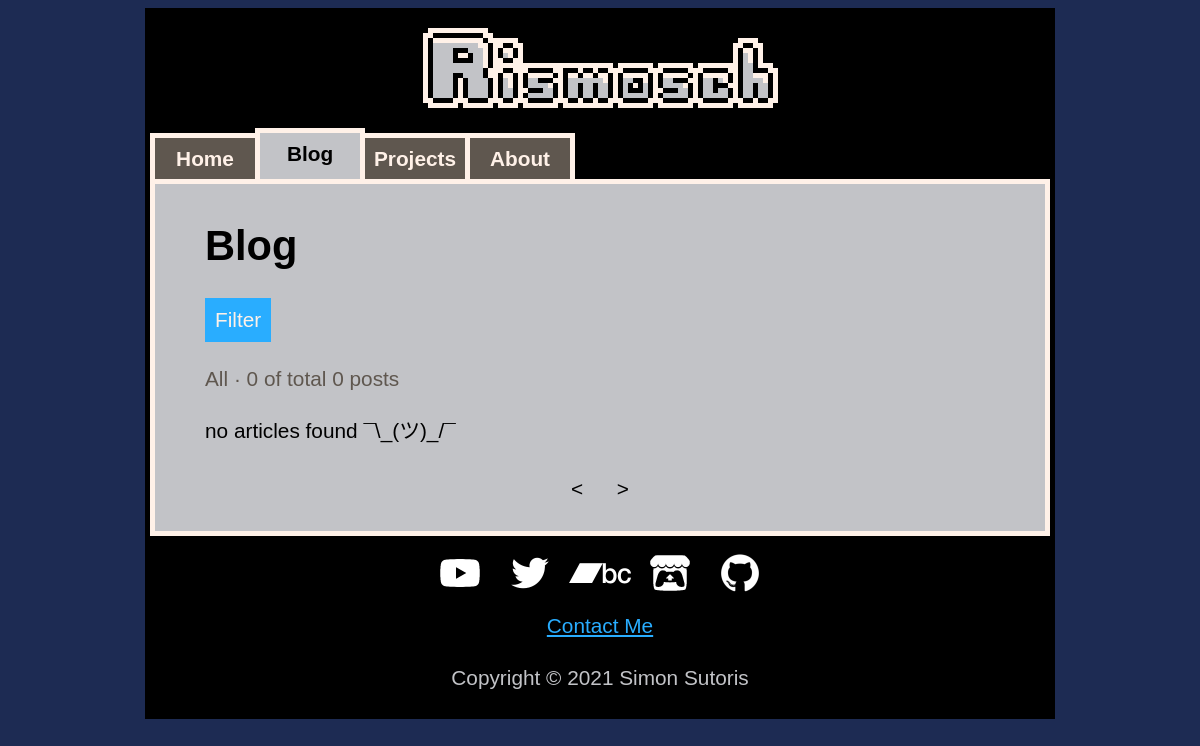
Before: /website/blog.php with the older database file.
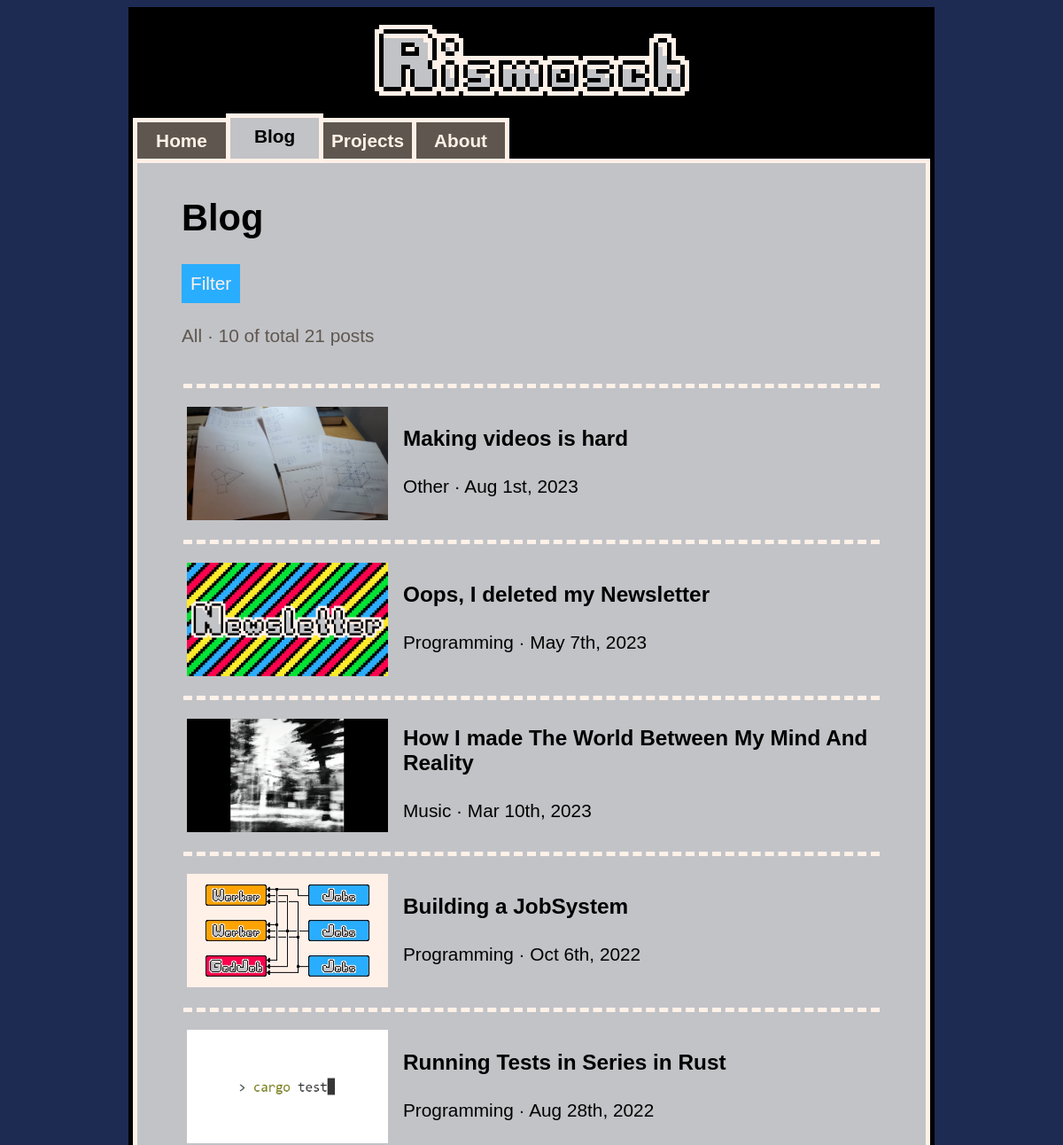
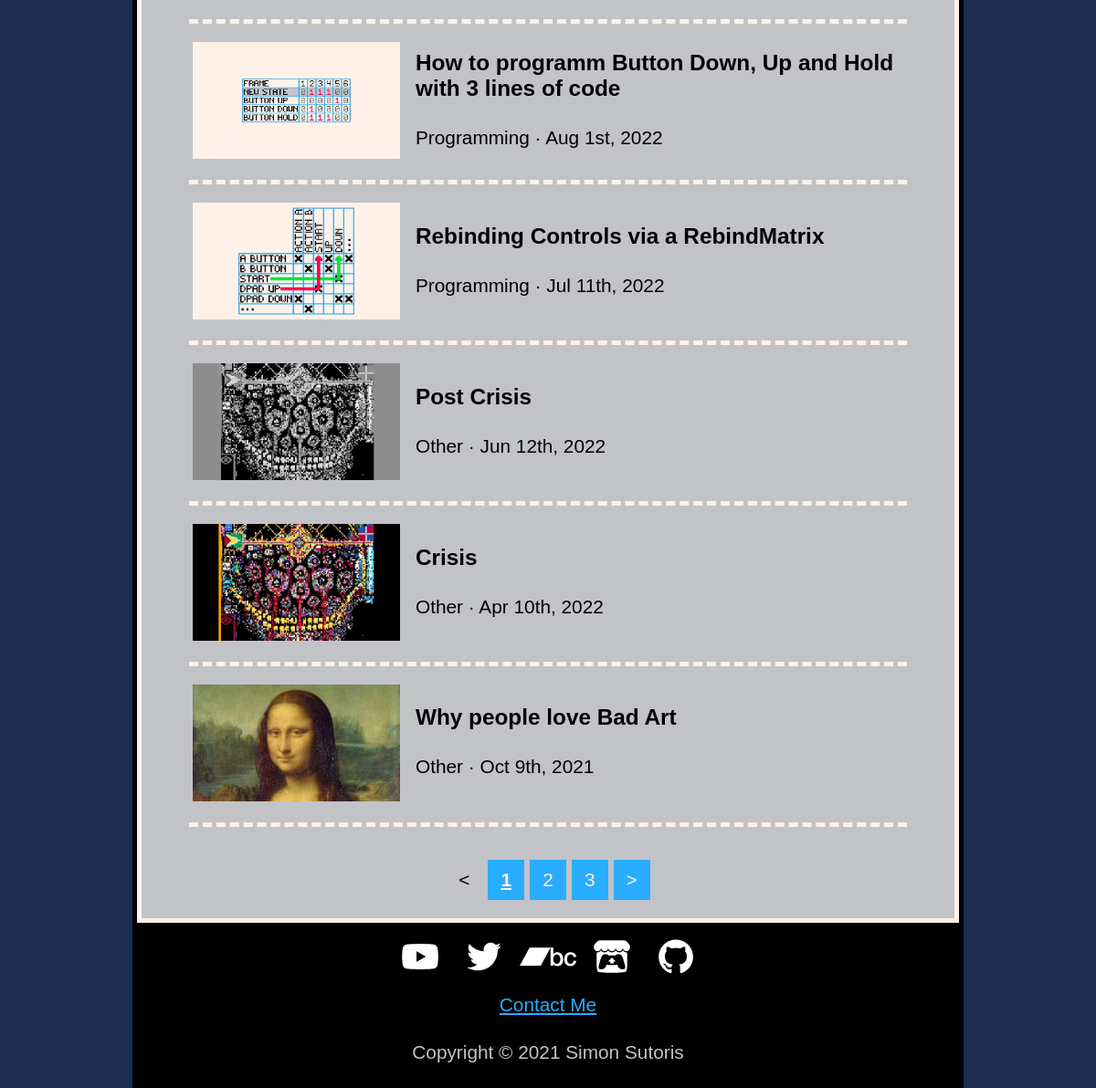
After: the same page with the newer database file (2 pictures, top to bottom).
### tables this page shows
CREATE TABLE `Articles` (
  `id` varchar(256) NOT NULL,
  `type_id` int(11) NOT NULL DEFAULT '0',
  `category_id` int(11) NOT NULL DEFAULT '0',
  `title` varchar(256) NOT NULL,
  `timestamp` timestamp NOT NULL DEFAULT CURRENT_TIMESTAMP,
  `link` varchar(256) DEFAULT NULL,
  `thumbnail_path` varchar(256) DEFAULT NULL,
  `description` varchar(256) NOT NULL,
  `keywords` varchar(256) NOT NULL
);

CREATE TABLE `Article_Categories` (
  `id` int(11) NOT NULL,
  `name` varchar(64) NOT NULL
);

### website/3rd_party_libraries/Mobile-Detect-2.8.34/Mobile_Detect.php (called while the page is built, shortened)
<?php
class Mobile_Detect
{
    protected $userAgent = null;
    protected $httpHeaders = array();
    protected $detectionType = self::DETECTION_TYPE_MOBILE;
    protected static $mobileHeaders = array(
            'HTTP_ACCEPT'                  => array('matches' => array(
                                                                        'application/x-obml2d',
                                                                        'application/vnd.rim.html',
                                                                        'text/vnd.wap.wml',
                                                                        'application/vnd.wap.xhtml+xml'
                                            )),
            'HTTP_X_WAP_PROFILE'           => null,
            'HTTP_X_WAP_CLIENTID'          => null,
            'HTTP_WAP_CONNECTION'          => null,
            'HTTP_PROFILE'                 => null,
            'HTTP_X_OPERAMINI_PHONE_UA'    => null,
            'HTTP_X_NOKIA_GATEWAY_ID'      => null,
            'HTTP_X_ORANGE_ID'             => null,
            'HTTP_X_VODAFONE_3GPDPCONTEXT' => null,
            'HTTP_X_HUAWEI_USERID'         => null,
            'HTTP_UA_OS'                   => null,
            'HTTP_X_MOBILE_GATEWAY'        => null,
            'HTTP_X_ATT_DEVICEID'          => null,
            'HTTP_UA_CPU'                  => array('matches' => array('ARM')),
    );
    protected static $operatingSystems = array(
        'AndroidOS'         => 'Android',
        'BlackBerryOS'      => 'blackberry|\bBB10\b|rim tablet os',
        'PalmOS'            => 'PalmOS|avantgo|blazer|elaine|hiptop|palm|plucker|xiino',
        'SymbianOS'         => 'Symbian|SymbOS|Series60|Series40|SYB-[0-9]+|\bS60\b',
        'WindowsMobileOS'   => 'Windows CE.*(PPC|Smartphone|Mobile|[0-9]{3}x[0-9]{3})|Windows Mobile|Windows Phone [0-9.]+|WCE;',
        'WindowsPhoneOS'   => 'Windows Phone 10.0|Windows Phone 8.1|Windows Phone 8.0|Windows Phone OS|XBLWP7|ZuneWP7|Windows NT 6.[23]; ARM;',
        'iOS'               => '\biPhone.*Mobile|\biPod|\biPad|AppleCoreMedia',
        'iPadOS' => 'CPU OS 13',
        'MeeGoOS'           => 'MeeGo',
        'MaemoOS'           => 'Maemo',
        'JavaOS'            => 'J2ME/|\bMIDP\b|\bCLDC\b',
        'webOS'             => 'webOS|hpwOS',
        'badaOS'            => '\bBada\b',
        'BREWOS'            => 'BREW',
    );
    protected static $browsers = array(
        'Chrome'          => '\bCrMo\b|CriOS|Android.*Chrome/[.0-9]* (Mobile)?',
        'Dolfin'          => '\bDolfin\b',
        'Opera'           => 'Opera.*Mini|Opera.*Mobi|Android.*Opera|Mobile.*OPR/[0-9.]+$|Coast/[0-9.]+',
        'Skyfire'         => 'Skyfire',
        'Edge'             => 'Mobile Safari/[.0-9]* Edge',
        'IE'              => 'IEMobile|MSIEMobile',
        'Firefox'         => 'fennec|firefox.*maemo|(Mobile|Tablet).*Firefox|Firefox.*Mobile|FxiOS',
        'Bolt'            => 'bolt',
        'TeaShark'        => 'teashark',
        'Blazer'          => 'Blazer',
        'Safari'          => 'Version.*Mobile.*Safari|Safari.*Mobile|MobileSafari',
        'WeChat'          => '\bMicroMessenger\b',
        'UCBrowser'       => 'UC.*Browser|UCWEB',
        'baiduboxapp'     => 'baiduboxapp',
        'baidubrowser'    => 'baidubrowser',
        'DiigoBrowser'    => 'DiigoBrowser',
        'Mercury'          => '\bMercury\b',
        'ObigoBrowser' => 'Obigo',
        'NetFront' => 'NF-Browser',
        'GenericBrowser'  => 'NokiaBrowser|OviBrowser|OneBrowser|TwonkyBeamBrowser|SEMC.*Browser|FlyFlow|Minimo|NetFront|Novarra-Vision|MQQBrowser|MicroMessenger',
        'PaleMoon'        => 'Android.*PaleMoon|Mobile.*PaleMoon',
    );
    protected static $uaHttpHeaders = array(
        'HTTP_USER_AGENT',
        'HTTP_X_OPERAMINI_PHONE_UA',
        'HTTP_X_DEVICE_USER_AGENT',
        'HTTP_X_ORIGINAL_USER_AGENT',
        'HTTP_X_SKYFIRE_PHONE',
        'HTTP_X_BOLT_PHONE_UA',
        'HTTP_DEVICE_STOCK_UA',
        'HTTP_X_UCBROWSER_DEVICE_UA'
    );
    public function setHttpHeaders($httpHeaders = null)
    {
        if (!is_array($httpHeaders) || !count($httpHeaders)) {
            $httpHeaders = $_SERVER;
        }
        $this->httpHeaders = array();
        foreach ($httpHeaders as $key => $value) {
            if (substr($key, 0, 5) === 'HTTP_') {
                $this->httpHeaders[$key] = $value;
            }
        }
    }
    public function getMobileHeaders()
    {
        return self::$mobileHeaders;
    }
    public function getUaHttpHeaders()
    {
        return self::$uaHttpHeaders;
    }
    public function setCfHeaders($cfHeaders = null) {
        $response = false;
        return $response;
    }
    private function prepareUserAgent($userAgent) {
        $userAgent = trim($userAgent);
        $userAgent = substr($userAgent, 0, 500);
        return $userAgent;
    }
    public function setUserAgent($userAgent = null)
    {
        if (false === empty($userAgent)) {
            return $this->userAgent = $this->prepareUserAgent($userAgent);
        } else {
            $this->userAgent = null;
            foreach ($this->getUaHttpHeaders() as $altHeader) {
                if (false === empty($this->httpHeaders[$altHeader])) {
                    $this->userAgent .= $this->httpHeaders[$altHeader] . " ";
                }
            }
            if (!empty($this->userAgent)) {
                return $this->userAgent = $this->prepareUserAgent($this->userAgent);
            }
        }
        return $this->userAgent = null;
    }
    public function getUserAgent()
    {
        return $this->userAgent;
    }
    public function setDetectionType($type = null)
    {
        $this->detectionType = $type;
    }
    public static function getMobileDetectionRules()
    {
        static $rules;
        if (!$rules) {
            $rules = array_merge(
                self::$phoneDevices,
                self::$tabletDevices,
                self::$operatingSystems,
                self::$browsers
            );
        }
        return $rules;
    }
    public function getRules()
    {
        if ($this->detectionType == self::DETECTION_TYPE_EXTENDED) {
            return self::getMobileDetectionRulesExtended();
        } else {
            return self::getMobileDetectionRules();
        }
    }
    public function checkHttpHeadersForMobile()
    {
        foreach ($this->getMobileHeaders() as $mobileHeader => $matchType) {
            if (isset($this->httpHeaders[$mobileHeader])) {
                if (is_array($matchType['matches'])) {
                    return false;
                } else {
                    return true;
                }
            }
        }
        return false;
    }
    protected function matchDetectionRulesAgainstUA($userAgent = null)
    {
        return false;
    }
    public function isMobile($userAgent = null, $httpHeaders = null)
    {
        if ($this->checkHttpHeadersForMobile()) {
            return true;
        } else {
            return $this->matchDetectionRulesAgainstUA();
        }
    }
    public function match($regex, $userAgent = null)
    {
        $match = (bool) preg_match(sprintf('#%s#is', $regex), (false === empty($userAgent) ? $userAgent : $this->userAgent), $matches);
        return $match;
    }
}

### website/php/articles_database.php (the view, shortened to what the rows shown need)
<?php
$categoryDefault = 0;
$showDefault = 10;
$pageDefault = 1;
if(isset($_GET["category"]))
	$category = intval($_GET["category"]);
else
	$category = $categoryDefault;
if(
	$category != 1 &&
	$category != 2 &&
	$category != 42)
	$category = $categoryDefault;
if($category != $categoryDefault)
	$categoryFilterString = "Articles.category_id = " . $category;
else
	$categoryFilterString = "true";
if(isset($_GET["show"]))
	$show = intval($_GET["show"]);
else
	$show = $showDefault;
if(isset($_GET["page"]))
	$page = intval($_GET["page"]);
else
	$page = $pageDefault;
$offset = ($page - 1) * $show;
function printArticles($dbConn, $pageName)
{
	global
		$categoryFilterString,
		$show,
		$offset,
		$article_type_id;
	$sqlArticles = "
		SELECT
			Articles.id AS id,
			Article_Types.name AS type,
			Article_Categories.name AS category,
			Articles.title AS title,
			Articles.timestamp AS timestamp,
			Articles.link AS link,
			Articles.thumbnail_path AS thumbnail_path
		FROM
			Articles,
			Article_Categories,
			Article_Types
		WHERE
			Articles.category_id = Article_Categories.id AND
			Articles.type_id = Article_Types.id AND
			Articles.type_id = {$article_type_id} AND
			{$categoryFilterString}
		ORDER BY
			Articles.timestamp DESC
		LIMIT
			{$offset},
			{$show}
	";
	$result = mysqli_query($dbConn,$sqlArticles);
	$numRows = mysqli_num_rows($result);
	if($numRows > 0)
	{
		PrintArticleTableTop();
		while($row = mysqli_fetch_assoc($result))
		{
			PrintArticleTableEntry($row, false);
		}
		PrintArticleTableBottom();
	}
	else
	{
		echo "<p>no articles found &#175;&#92;&#95;&#40;&#12484;&#41;&#95;&#47;&#175;</p>";
	}
}
function PrintArticleTableTop()
{
	echo "<table style=\"width: 100%;\">";
	PrintArticleTableDevider();
}
function PrintArticleTableBottom()
{
	echo "</table>";
}
function PrintArticleTableDevider()
{
	echo "<tr class=\"row_empty\"><td></td></tr><tr class=\"row_empty row_devider\"><td></td></tr>";
}
function PrintArticleTableEntry($article, $printOnlyNoscript)
{
	$timestamp = strtotime($article['timestamp']);
	$newTimestampFormat = date('M jS, Y',$timestamp);
	if(!is_null($article['link']))
		$link = $article['link'];
	else
		$link = "https://www.rismosch.com/article?id={$article['id']}";
	$thumbnail = GetThumbnailPath($article);
	echo
	"<tr><td><a title=\"{$article['title']}\" href=\"{$link}\" class=\"articles_entry_link\">
		<div class=\"articles_mobile\">
			<table class=\"articles_entry\">
				<tr>
					<td>
						<div class=\"articles_thumbnail_wrapper_outside\">
							<div class=\"articles_thumbnail_wrapper_inside\">";
								if (!$printOnlyNoscript)
									late_image($thumbnail, "articles_thumbnail", "");
								else
									echo "<img src='{$thumbnail}' class='articles_thumbnail'>";
								echo "
							</div>
						</div>
					</td>
				</tr>
				<tr>
					<td>
						<div class=\"articles_thumbnail_information\">
							<h3>{$article['title']}</h3>
							<p>{$article['category']} &#183; {$newTimestampFormat}</p>
						</div>
					</td>
				</tr>
			</table>
		</div>
		<div class=\"articles_desktop\">
			<table class=\"articles_entry\">
				<tr>
					<td class=\"articles_thumbnail_row_desktop\">
						<div class=\"articles_thumbnail_wrapper\">";
							if (!$printOnlyNoscript)
								late_image($thumbnail, "articles_thumbnail", "");
							else
								echo "<img src='{$thumbnail}' class='articles_thumbnail'>";
							echo "
						</div>
					</td>
					<td>
						<div class=\"articles_thumbnail_information\">
							<h3>{$article['title']}</h3>
							<br>
							<p>{$article['category']} &#183; {$newTimestampFormat}</p>
						</div>
					</td>
				</tr>
			</table>
		</div>
	</a></td></tr>
	";
}
function GetThumbnailPath($articleData)
{
	if(isset($articleData))
	{
		$thumbnail_path = $articleData['thumbnail_path'];
		if(is_null($thumbnail_path))
		{
			$thumbnail_path = "articles/{$articleData['id']}/thumbnail.webp";
		}
	}
	else
		$thumbnail_path = "assets/thumbnails/default.webp";
	return $thumbnail_path;
}
?>

### website/php/util.php (shortened to what the rows shown need)
<?php
function echo_head()
{
	include_once '3rd_party_libraries/Mobile-Detect-2.8.34/Mobile_Detect.php';
	$detect = new Mobile_Detect;
	$isMobile = $detect->isMobile() && !$detect->isTablet();
	echo '
<!DOCTYPE html>
<html lang="en">
<head>
	<meta charset="utf-8"/>
	<meta name="viewport" content="width=device-width,initial-scale=1" />
	<link rel="apple-touch-icon" sizes="180x180" href="apple-touch-icon.png">
	<link rel="icon" type="image/png" href="favicon.png" sizes="32x32">
	<link rel="shortcut icon" href="favicon.ico">
	<meta name="msapplication-TileImage" content="mstile-144x144.png">
	<meta name="msapplication-TileColor" content="#00aba9">
	'; if(!$isMobile) echo '<link rel="stylesheet" href="css/desktop.css">'; echo '
	<link rel="stylesheet" href="css/main_dev.css">
	<script src="javascript/util.js"></script>
	';
}
$img_count = 0;
function late_image($source, $class, $style)
{
	global
		$img_sources,
		$img_styles,
		$img_count;
	echo "
	<img
		class='{$class}'
		style='display: none;'
		id='img{$img_count}'
		alt=''
	>
	<noscript>
	<img
		src='{$source}'
		class='{$class}'
		style='{$style}'
		alt=''
	>
	</noscript>
	";
}
?>

Changed rows visible on the page:
added articles: shows a picture, title "Making videos is hard", category.name "Other", timestamp "Aug 1st, 2023"
added articles: shows a picture, title "Oops, I deleted my Newsletter", category.name "Programming", timestamp "May 7th, 2023"
added articles: shows a picture, title "How I made The World Between My Mind And Reality", category.name "Music", timestamp "Mar 10th, 2023"
added articles: shows a picture, title "Building a JobSystem", category.name "Programming", timestamp "Oct 6th, 2022"
added articles: shows a picture, title "Running Tests in Series in Rust", category.name "Programming", timestamp "Aug 28th, 2022"
added articles: shows a picture, title "How to programm Button Down, Up and Hold with 3 lines of code", category.name "Programming", timestamp "Aug 1st, 2022"
added articles: shows a picture, title "Rebinding Controls via a RebindMatrix", category.name "Programming", timestamp "Jul 11th, 2022"
added articles: shows a picture, title "Post Crisis", category.name "Other", timestamp "Jun 12th, 2022"
added articles: shows a picture, title "Crisis", category.name "Other", timestamp "Apr 10th, 2022"
added articles: shows a picture, title "Why people love Bad Art", category.name "Other", timestamp "Oct 9th, 2021"
Other visible differences:
$numRows: "0" → "10"
$row['count']: "0" → "21"
new list line: "1"
new list line: "2"
new list line: "3"
text no longer shown: "no articles found ¯\\_(ツ)_/¯"
